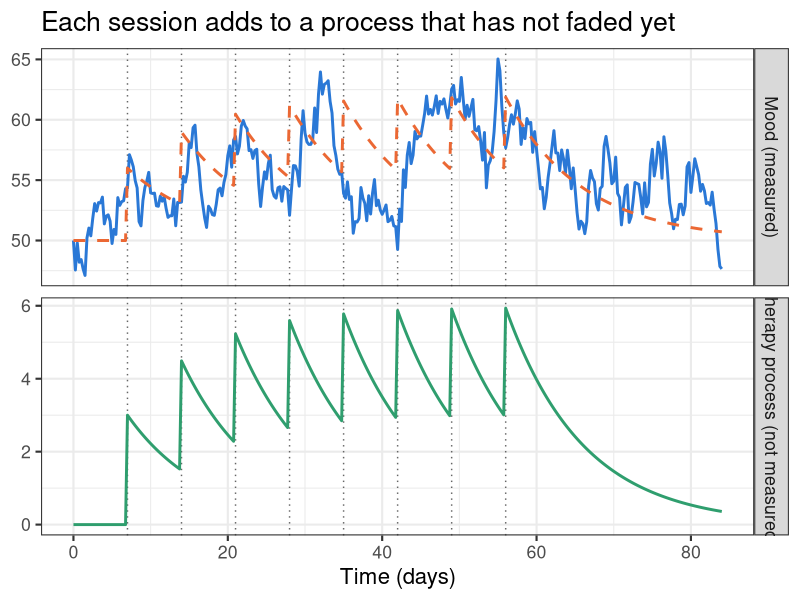
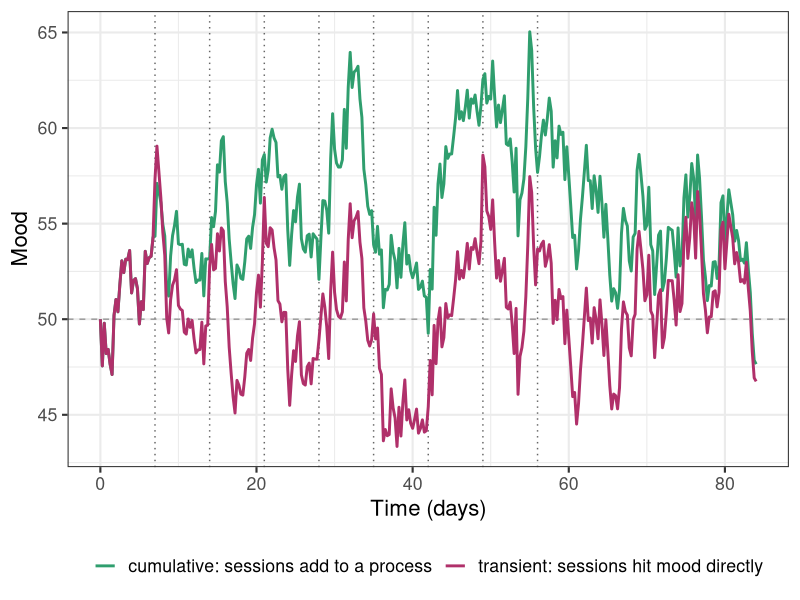
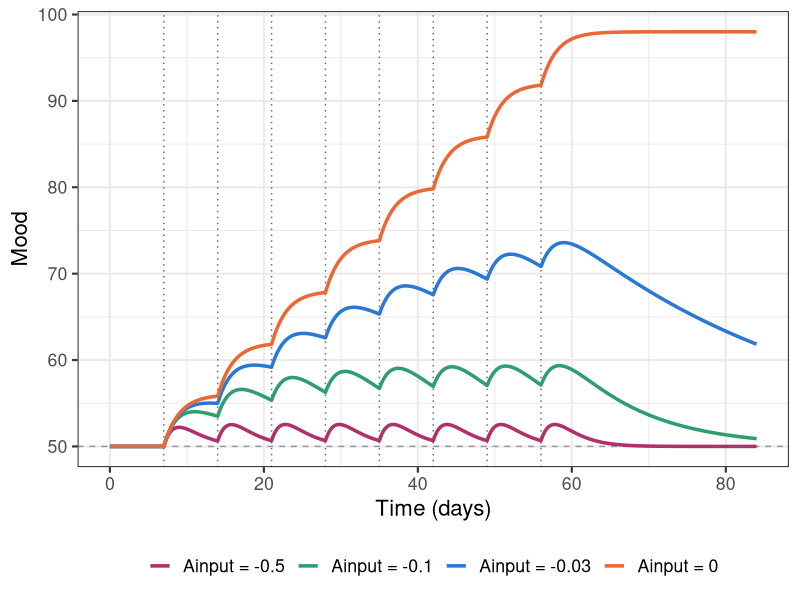
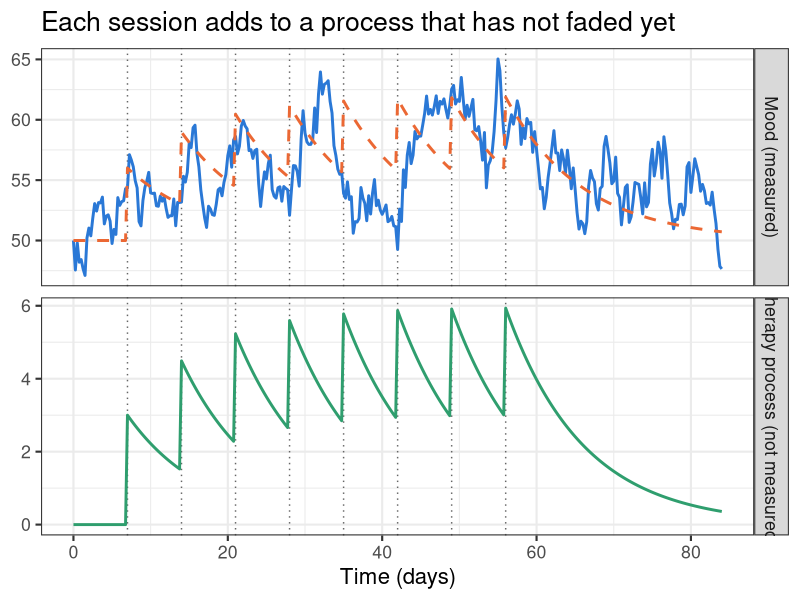
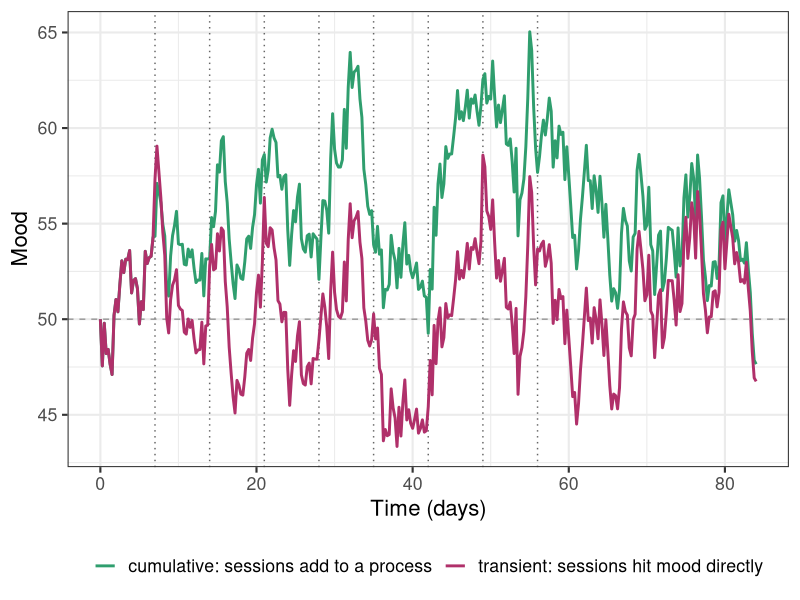
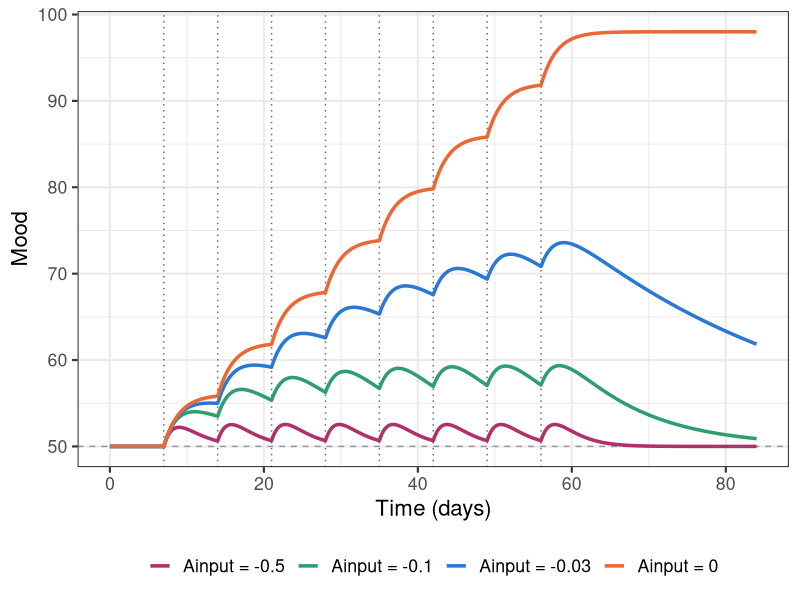

Generate these figures, in order, with R:
# =============================================================================
#  LECTURE 10 -- SIMULATE DATA: A CUMULATIVE SHOCK
#  (repeated shocks that build up in a process of their own)
#  Dynamic Systems Thinking in Psychology
#
#  Example: Albert goes to therapy once a week, 8 sessions. Each session adds
#  to a process (what he has learned and practises), which fades slowly
#  between sessions. If a session comes before the last one has faded, the
#  process builds up:
#
#     dMood  = (A * Mood + B + C * Input) dt + G dW
#     dInput = (Ainput * Input) dt              (+ dose, at each session)
#
#  In matrix form (the coupled model from Lecture 7):
#
#     d/dt (Mood, Input) = | A  C      | (Mood, Input) + (B, 0)
#                          | 0  Ainput |
#
#  This is the dissipative shock of lecture10_simulate_dissipative.R, given
#  again and again. Whether it builds up depends on how fast it fades
#  (Ainput) compared with how often it comes (the gap between sessions).
#
#  Part 1  settings
#  Part 2  what to expect
#  Part 3  the simulation function
#  Part 4  simulate Albert
#  Part 5  look at the data
#  Part 6  things to try
#
#  Run the script part by part (select the lines and press Ctrl+Enter).
# =============================================================================

# install.packages("ggplot2")   # run once if you do not have it
library(ggplot2)


# =============================================================================
#  PART 1: SETTINGS
# =============================================================================

times <- seq(from = 0, to = 84, by = 0.25)  # 4 ratings a day for 12 weeks (time in days)
Nsteps <- 20                       # small steps between two ratings

A <- -0.5                          # Albert's own state dependence (per day)
restMood <- 50                     # where Albert's mood rests without therapy
B <- -A * restMood                 # the intercept that makes him rest there (= 25)
C <- 1                             # how strongly the therapy process pushes mood
G <- 3                             # kick strength (set to 0 to see the clean response)

shockTimes <- seq(from = 7, to = 56, by = 7)   # sessions on days 7, 14, ..., 56 (rating times)
dose <- 3                          # each session adds 3 to the therapy process ...
Ainput <- -0.1                     # ... which fades slowly: half-life log(2)/0.1 = 6.9 days

seed <- 2026                       # same random kicks every time you run this
savePlots <- TRUE                  # TRUE: save every plot in Part 5 as a png file
plotFolder <- "plots_cumulative"   # folder for the png files (made in your working directory)


# =============================================================================
#  PART 2: WHAT TO EXPECT
# =============================================================================
# Between two sessions the process loses -Ainput * Input per day; at each
# session it gains 'dose'. It stops building up when, on average, the loss
# over one gap equals the dose:
#
#     -Ainput * averageInput * gap = dose   ->   averageInput = dose / (-Ainput * gap)
#
# Mood then moves around the target that goes with it:
#
#     restMood + C * averageInput / (-A)

gap <- shockTimes[2] - shockTimes[1]                     # days between two sessions
keptPerGap <- exp(Ainput * gap)                          # fraction of the process left after one gap
averageInput <- dose / (-Ainput * gap)
cat("Of each session,", round(100 * keptPerGap), "% is still there at the next one\n")
cat("The therapy process levels off around:", round(averageInput, 1), "\n")
cat("So during therapy, mood levels off around:", round(restMood + C * averageInput / (-A), 1), "\n")
cat("Half of the process is lost", round(log(2) / -Ainput, 1), "days after the last session\n")

# Q: Sketch the therapy process and Albert's mood over the 12 weeks before
#    you run anything else. What happens after the last session?


# =============================================================================
#  PART 3: THE SIMULATION FUNCTION
# =============================================================================
# The same function as in lecture10_simulate_dissipative.R. With direct = TRUE,
# each session hits mood directly (transient shocks), for comparison.

simulateAlbert <- function(Ainput, direct = FALSE, G = 3, times, shockTimes, dose){
  set.seed(seed)                               #same kicks for every version we compare
  Nobs <- length(times)
  Mood <- Input <- rep(NA, Nobs)
  MoodState <- restMood                        #start at the resting level
  InputState <- 0                              #no therapy yet
  for(i in 1:Nobs){
    if(i > 1){
      dt <- (times[i] - times[i-1]) / Nsteps   #size of each small step
      for(stepi in 1:Nsteps){
        dMood <- A*MoodState + B + C*InputState          #mood: own pull plus the push of the therapy process
        dInput <- Ainput*InputState                      #the therapy process fades by its own rule
        kick <- G * sqrt(dt) * rnorm(1)                  #random kick, variance G^2 * dt
        MoodState <- MoodState + dMood * dt + kick
        InputState <- InputState + dInput * dt
      }
    }
    if(any(abs(times[i] - shockTimes) < 1e-8)){          #is there a session at this moment?
      if(direct) MoodState <- MoodState + dose           #transient: the session hits mood directly
      else InputState <- InputState + dose               #cumulative: the session adds to the process
    }
    Mood[i] <- MoodState
    Input[i] <- InputState
  }
  data.frame(time = times, Mood = Mood, Input = Input)
}


# =============================================================================
#  PART 4: SIMULATE ALBERT
# =============================================================================

albert <- simulateAlbert(Ainput = Ainput, G = G, times = times, shockTimes = shockTimes, dose = dose)
albertDirect <- simulateAlbert(Ainput = Ainput, direct = TRUE, G = G, times = times,
                               shockTimes = shockTimes, dose = dose)
albert$target <- restMood + C * albert$Input / (-A)
head(albert)

# write.csv(albert, "lecture10_data_cumulative.csv", row.names = FALSE)


# =============================================================================
#  PART 5: LOOK AT THE DATA
# =============================================================================
if (savePlots) dir.create(plotFolder, showWarnings = FALSE)

# --- 5a. Albert and the therapy process over time ------------------------------
panels <- c("Mood (measured)", "Therapy process (not measured)")
long <- rbind(data.frame(time = albert$time, value = albert$Mood,   panel = panels[1], line = "mood"),
              data.frame(time = albert$time, value = albert$target, panel = panels[1], line = "target"),
              data.frame(time = albert$time, value = albert$Input,  panel = panels[2], line = "process"))
long$panel <- factor(long$panel, levels = panels)

p5a <- ggplot(long, aes(x = time, y = value, colour = line, linetype = line)) +
  geom_vline(xintercept = shockTimes, linetype = "dotted", colour = "grey40") +
  geom_line(linewidth = 1) +
  scale_colour_manual(values = c(mood = "#2a78d6", target = "#eb6834", process = "#2f9e6e")) +
  scale_linetype_manual(values = c(mood = "solid", target = "dashed", process = "solid")) +
  facet_grid(rows = vars(panel), scales = "free_y") +
  theme_bw(base_size = 16) +
  theme(legend.position = "none") +
  labs(x = "Time (days)", y = NULL,
       title = "Each session adds to a process that has not faded yet")
p5a
if (savePlots) ggsave(file.path(plotFolder, "5a_mood_and_process.png"), p5a, width = 11, height = 7, dpi = 150)

# Q: After how many sessions has the process (almost) stopped building up?
#    Does that agree with Part 2?

# --- 5b. Cumulative versus transient ---------------------------------------------
both <- rbind(data.frame(time = albert$time, Mood = albert$Mood, version = "cumulative: sessions add to a process"),
              data.frame(time = albertDirect$time, Mood = albertDirect$Mood, version = "transient: sessions hit mood directly"))

p5b <- ggplot(both, aes(x = time, y = Mood, colour = version)) +
  geom_vline(xintercept = shockTimes, linetype = "dotted", colour = "grey40") +
  geom_hline(yintercept = restMood, linetype = "dashed", colour = "grey60") +
  geom_line(linewidth = 1) +
  scale_colour_manual(values = c("#2f9e6e", "#b0306a")) +
  theme_bw(base_size = 16) +
  labs(x = "Time (days)", y = "Mood", colour = NULL) +
  theme(legend.position = "bottom")
p5b
if (savePlots) ggsave(file.path(plotFolder, "5b_cumulative_vs_transient.png"), p5b, width = 11, height = 5, dpi = 150)

# Q: Why do the transient sessions not build up, even though they have the
#    same dose and come just as often?

# --- 5c. How fast does the therapy process fade? -----------------------------------
# The same 8 sessions, four rules for the process, without kicks.
speeds <- c(-0.5, -0.1, -0.03, 0)
fade <- NULL
for (s in speeds) {
  sim <- simulateAlbert(Ainput = s, G = 0, times = times, shockTimes = shockTimes, dose = dose)
  fade <- rbind(fade, data.frame(sim, Ainput = paste("Ainput =", s)))
}
fade$Ainput <- factor(fade$Ainput, levels = paste("Ainput =", speeds))

p5c <- ggplot(fade, aes(x = time, y = Mood, colour = Ainput)) +
  geom_vline(xintercept = shockTimes, linetype = "dotted", colour = "grey40") +
  geom_hline(yintercept = restMood, linetype = "dashed", colour = "grey60") +
  geom_line(linewidth = 1.2) +
  scale_colour_manual(values = c("#b0306a", "#2f9e6e", "#2a78d6", "#eb6834")) +
  theme_bw(base_size = 16) +
  labs(x = "Time (days)", y = "Mood", colour = NULL) +
  theme(legend.position = "bottom")
p5c
if (savePlots) ggsave(file.path(plotFolder, "5c_fading_speeds.png"), p5c, width = 11, height = 5, dpi = 150)

# Q: Which processes build up, and which do not? Which ones has the therapy
#    "worked" for 4 weeks after the last session?


# =============================================================================
#  PART 6: THINGS TO TRY
# =============================================================================
# 1. Therapy schedule: give 16 sessions twice a week
#    (shockTimes <- seq(from = 7, to = 59.5, by = 3.5)) with half the dose
#    (dose <- 1.5). Same total dose. Does the level that mood reaches change?
#    What does change? Check with Part 2.
#
# 2. Booster sessions: after the 8 weekly sessions, add 3 monthly sessions
#    (on days 84, 112, 140; extend times to 180 days). How much of the gain
#    do they keep?
#
# 3. Stopping early: stop after 4 sessions. How much of the gain is left 4
#    weeks later?
#
# 4. People differ: simulate six people who differ only in Ainput (from
#    -0.5 to 0) and plot them together. If you only measured their mood,
#    would you blame the therapy, or the people, for the differences?
